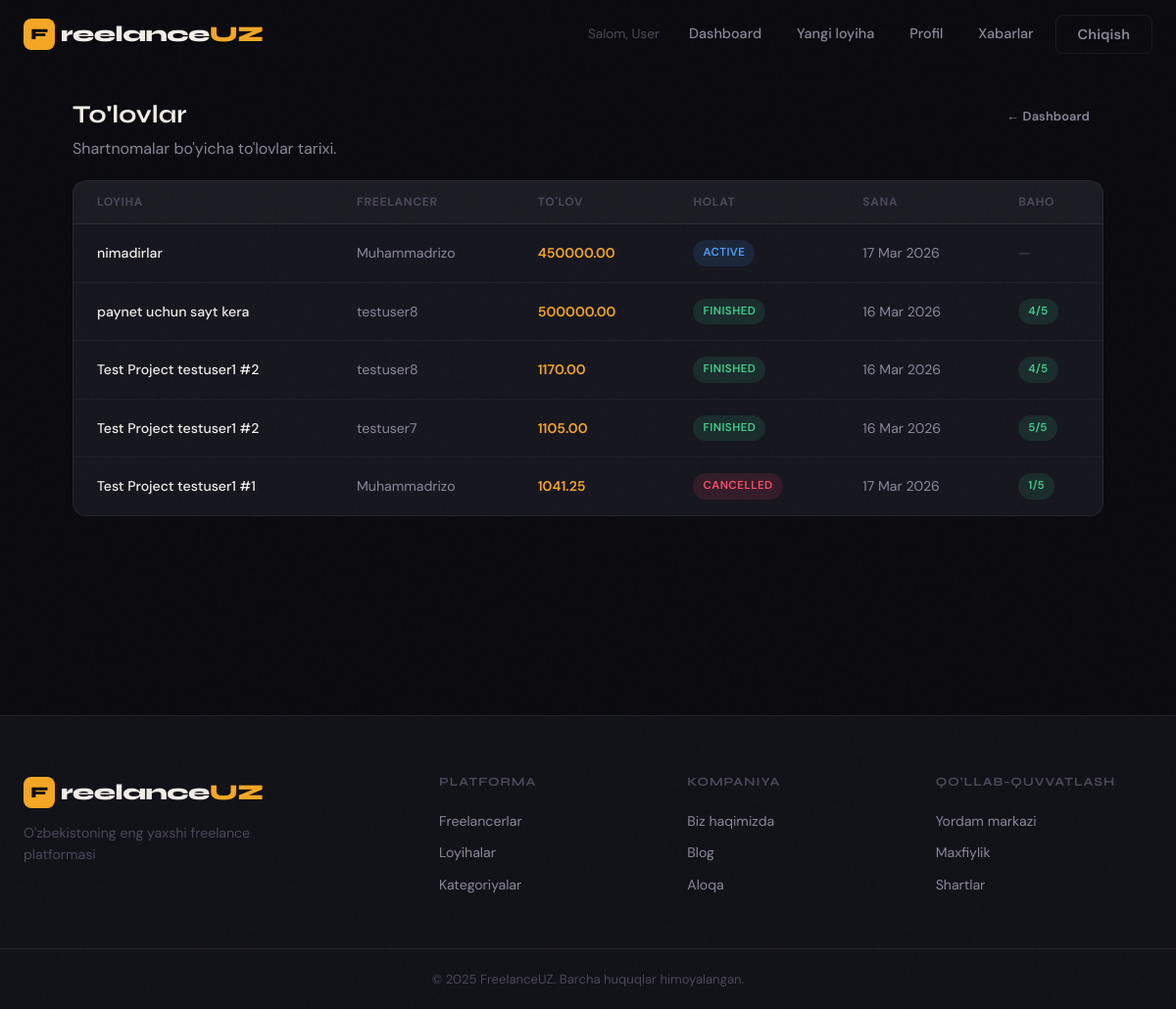
Page /projects/client/payments/ (signed in) on the committed database.
### users/models.py (models this page shows, shortened)
class CustomUser(AbstractUser, TimeStamped):
    class Role(models.TextChoices):
        CLIENT = 'client', 'Client'
        FREELANCER = 'freelancer', 'Freelancer'
    role = models.CharField(max_length=13, choices=Role.choices, default=Role.CLIENT)
    bio = models.TextField(blank=True)
    avatar = models.ImageField(upload_to="users/avatar/", blank=True, null=True)
    phone = models.CharField(max_length=20, blank=True, null=True, unique=True)
    title = models.CharField(max_length=120, blank=True)
    location = models.CharField(max_length=120, blank=True)
    website = models.URLField(blank=True)
    telegram = models.CharField(max_length=64, blank=True)
    hourly_rate = models.DecimalField(max_digits=12, decimal_places=2, null=True, blank=True)
    cover_photo = models.ImageField(upload_to="users/cover/", blank=True, null=True)
    is_verified = models.BooleanField(default=False)
    is_online = models.BooleanField(default=False)
    categories = models.ManyToManyField("Category", blank=True, related_name="users")

### service/models.py (models this page shows, shortened)
class Contract(TimeStamped):
    class StatusChoices(models.TextChoices):
        ACTIVE = "Active", "active"
        FINISHED = "Finished", "finished"
        CANCELLED = "Cancelled", "cancelled"
    project = models.ForeignKey(Project, on_delete=models.CASCADE)
    client = models.ForeignKey(CustomUser, on_delete=models.CASCADE, related_name="client_contracts")
    freelancer = models.ForeignKey(CustomUser, on_delete=models.CASCADE, related_name="freelancer_contracts")
    agreed_price = models.DecimalField(max_digits=13, decimal_places=2)
    status = models.CharField(max_length=10, choices=StatusChoices.choices)

class Project(TimeStamped):
    class StatusChoices(models.TextChoices):
        OPEN = "Open", "open"
        IN_PROGRESS = "In progress", "in_progress"
        COMPLETED = "Completed", "completed"
        CANCELLED = "Cancelled", "cancelled"
    title = models.CharField(max_length=256)
    description = models.TextField()
    category = models.CharField(max_length=120, blank=True)
    budget = models.DecimalField(max_digits=13, decimal_places=2)
    deadline = models.DateTimeField()
    client = models.ForeignKey(CustomUser, on_delete=models.CASCADE, related_name="projects")
    progress = models.PositiveSmallIntegerField(default=0)
    status = models.CharField(max_length=12, choices=StatusChoices.choices, default=StatusChoices.OPEN)

class Review(TimeStamped):
    contract = models.OneToOneField(Contract, on_delete=models.CASCADE, related_name="review")
    client = models.ForeignKey(CustomUser, on_delete=models.CASCADE, related_name="reviews_given")
    freelancer = models.ForeignKey(CustomUser, on_delete=models.CASCADE, related_name="reviews_received")
    rating = models.PositiveSmallIntegerField(validators=[MinValueValidator(1), MaxValueValidator(5)])
    comment = models.CharField(max_length=500, blank=True)

### service/views.py (the view)
# urls.py: path("client/payments/", ClientPaymentsView.as_view(), name="client_payments"),
class ClientPaymentsView(LoginRequiredMixin, View):
    login_url = "login"
    def dispatch(self, request, *args, **kwargs):
        if request.user.role != CustomUser.Role.CLIENT:
            return redirect("home")
        return super().dispatch(request, *args, **kwargs)
    def get(self, request):
        payments = (
            Contract.objects.filter(client=request.user)
            .select_related("project", "freelancer")
            .order_by("-created_at")
        )
        return render(request, "client_payments.html", {"payments": payments})

### templates/client_payments.html (shortened to what this page needs)
{% extends 'base.html' %}
{% load static %}
{% block content %}
<div style="max-width:1100px;margin:0 auto;padding:32px 24px;">
  <div style="display:flex;align-items:flex-start;justify-content:space-between;gap:16px;flex-wrap:wrap;margin-bottom:20px;">
    <div>
      <h1 style="font-size:1.6rem;margin-bottom:6px;">To'lovlar</h1>
      <p style="color:var(--text-secondary);">Shartnomalar bo'yicha to'lovlar tarixi.</p>
    </div>
    <a href="{% url 'home' %}" class="btn btn-ghost btn-sm">← Dashboard</a>
  </div>
  {% if payments %}
    <div class="table-container">
      <table>
        <thead>
          <tr>
            <th>Loyiha</th>
            <th>Freelancer</th>
            <th>To'lov</th>
            <th>Holat</th>
            <th>Sana</th>
            <th>Baho</th>
          </tr>
        </thead>
        <tbody>
          {% for payment in payments %}
          <tr>
            <td style="color:var(--text-primary);font-weight:500;">{{ payment.project.title }}</td>
            <td>{{ payment.freelancer.get_full_name|default:payment.freelancer.username }}</td>
            <td style="color:var(--accent);font-weight:600;">{{ payment.agreed_price }}</td>
            <td>
              {% with status=payment.status|lower %}
                <span class="badge {% if status == 'finished' %}badge-success{% elif status == 'cancelled' %}badge-danger{% else %}badge-info{% endif %}">
                  {{ payment.get_status_display }}
                </span>
              {% endwith %}
            </td>
            <td>{{ payment.updated_at|date:"d M Y" }}</td>
            <td>
              {% with status=payment.status|lower %}
                {% if status == 'finished' or status == 'cancelled' %}
                  {% if payment.review %}
                    <span class="badge badge-success">{{ payment.review.rating }}/5</span>
                  {% else %}
                    <a href="{% url 'client_review' payment.id %}" class="btn btn-ghost btn-sm">Baholash</a>
                  {% endif %}
                {% else %}
                  <span style="color:var(--text-muted);">—</span>
                {% endif %}
              {% endwith %}
            </td>
          </tr>
          {% endfor %}
        </tbody>
      </table>
    </div>
  {% else %}
    <div class="empty-state">
      <div class="empty-icon">💳</div>
      <h3>To'lovlar yo'q</h3>
      <p>Hozircha shartnomalar bo'yicha to'lovlar mavjud emas.</p>
    </div>
  {% endif %}
</div>
{% endblock %}

### templates/base.html (shortened to what this page needs)
<!DOCTYPE html>
<html lang="uz">
<head>
    {% load static %}
    <link rel="stylesheet" href="{% static 'css/main.css' %}">
</head>
<body class="{% block body_class %}{% endblock %}">
<nav class="navbar" id="navbar">
    <div class="nav-container">
        <a href="{% url 'home' %}" class="nav-logo">
            <span class="logo-mark">F</span>
            <span class="logo-text">reelance<em>UZ</em></span>
        </a>
        <div class="nav-links">
            {% if user.is_authenticated %}
                <span class="nav-greeting">Salom, {{ user.first_name|default:user.username }}</span>
                <a href="{% url 'home' %}" class="nav-link">Dashboard</a>
                {% if user.role == 'client' %}
                    <a href="{% url 'project_create' %}" class="nav-link">Yangi loyiha</a>
                {% endif %}
                <a href="{% url 'profile' %}" class="nav-link">Profil</a>
                <a href="{% url 'chat' %}" class="nav-link">Xabarlar</a>
                <form action="{% url 'logout' %}" method="post" class="logout-form">
                    <button type="submit" class="btn btn-outline">Chiqish</button>
                </form>
            {% else %}
                <a href="{% url 'login' %}" class="nav-link">Kirish</a>
                <a href="{% url 'signup' %}" class="btn btn-primary">Ro'yxatdan o'tish</a>
            {% endif %}
        </div>
    </div>
</nav>
<main class="main-content">
    {% block content %}{% endblock %}
</main>
<footer class="footer">
    <div class="footer-container">
        <div class="footer-brand">
            <a href="{% url 'home' %}" class="nav-logo">
                <span class="logo-mark">F</span>
                <span class="logo-text">reelance<em>UZ</em></span>
            </a>
            <p>O'zbekistoning eng yaxshi freelance platformasi</p>
        </div>
        <div class="footer-links">
            <div class="footer-col">
                <h4>Platforma</h4>
                <a href="{% url 'home' %}">Freelancerlar</a>
                <a href="{% url 'home' %}">Loyihalar</a>
                <a href="{% url 'home' %}">Kategoriyalar</a>
            </div>
            <div class="footer-col">
                <h4>Kompaniya</h4>
                <a href="{% url 'home' %}">Biz haqimizda</a>
                <a href="{% url 'home' %}">Blog</a>
                <a href="{% url 'home' %}">Aloqa</a>
            </div>
            <div class="footer-col">
                <h4>Qo'llab-quvvatlash</h4>
                <a href="{% url 'home' %}">Yordam markazi</a>
                <a href="{% url 'home' %}">Maxfiylik</a>
                <a href="{% url 'home' %}">Shartlar</a>
            </div>
        </div>
    </div>
    <div class="footer-bottom">
        <p>© 2025 FreelanceUZ. Barcha huquqlar himoyalangan.</p>
    </div>
</footer>
</body>
</html>

### rows in the picture
CustomUser: first_name "User"
Contract: project "nimadirlar", freelancer.get_full_name "Muhammadrizo", agreed_price "450000.00", status "ACTIVE", updated_at "17 Mar 2026"
Contract: project "paynet uchun sayt kera", freelancer.get_full_name "testuser8", agreed_price "500000.00", status "FINISHED", updated_at "16 Mar 2026", review.rating "4"
Contract: project "Test Project testuser1 #2", freelancer.get_full_name "testuser8", agreed_price "1170.00", status "FINISHED", updated_at "16 Mar 2026", review.rating "4"
Contract: project "Test Project testuser1 #2", freelancer.get_full_name "testuser7", agreed_price "1105.00", status "FINISHED", updated_at "16 Mar 2026", review.rating "5"
Contract: project "Test Project testuser1 #1", freelancer.get_full_name "Muhammadrizo", agreed_price "1041.25", status "CANCELLED", updated_at "17 Mar 2026", review.rating "1"
